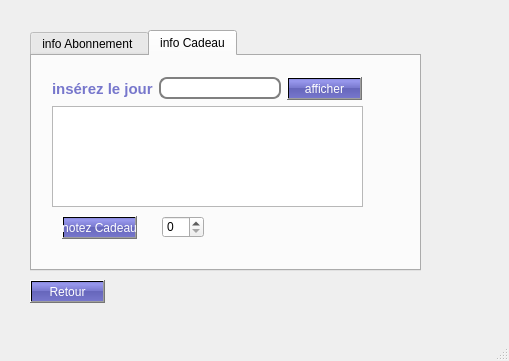
<?xml version="1.0" encoding="UTF-8"?>
<ui version="4.0">
 <class>Abonnementwindow</class>
 <widget class="QMainWindow" name="Abonnementwindow">
  <property name="geometry">
   <rect>
    <x>0</x>
    <y>0</y>
    <width>509</width>
    <height>361</height>
   </rect>
  </property>
  <property name="windowTitle">
   <string>Espace Client</string>
  </property>
  <property name="styleSheet">
   <string notr="true">#etudiantwindow {
background:  QLinearGradient(x1: 0, y1: 0, x2: 0, y2: 1, stop: 0 #eef, stop: 1 #ccf);
}

#mainFrame {
border: 3px solid gray;
border-radius: 40px;
background: QLinearGradient(x1: 0, y1: 0, x2: 0, y2: 1, stop: 0 #eef, stop: 1 #ccf);
}
QLineEdit {
padding: 1px;
border-style: solid;
border: 2px solid gray;
border-radius: 8px;
}

QPushButton {
color: white;
background-color: QLinearGradient( x1: 0, y1: 0, x2: 0, y2: 1, stop: 0 #88d, stop: 0.1 #99e, stop: 0.49 #77c, stop: 0.5 #66b, stop: 1 #77c);

}

QLabel {
color :  QLinearGradient( x1: 0, y1: 0, x2: 0, y2: 1, stop: 0 #88d, stop: 0.1 #99e, stop: 0.49 #77c, stop: 0.5 #66b, stop: 1 #77c);
font-weight: bold;
font-size: 15px;
}</string>
  </property>
  <widget class="QWidget" name="centralwidget">
   <widget class="QTabWidget" name="tabWidget">
    <property name="geometry">
     <rect>
      <x>30</x>
      <y>30</y>
      <width>391</width>
      <height>241</height>
     </rect>
    </property>
    <property name="currentIndex">
     <number>1</number>
    </property>
    <widget class="QWidget" name="widget">
     <attribute name="title">
      <string>info Abonnement </string>
     </attribute>
     <widget class="QTableView" name="tableAbonnement">
      <property name="geometry">
       <rect>
        <x>10</x>
        <y>60</y>
        <width>291</width>
        <height>91</height>
       </rect>
      </property>
     </widget>
     <widget class="QLabel" name="label">
      <property name="geometry">
       <rect>
        <x>10</x>
        <y>21</y>
        <width>171</width>
        <height>18</height>
       </rect>
      </property>
      <property name="text">
       <string>insérez id Abonnement</string>
      </property>
     </widget>
     <widget class="QLineEdit" name="lineEdit">
      <property name="geometry">
       <rect>
        <x>190</x>
        <y>20</y>
        <width>89</width>
        <height>22</height>
       </rect>
      </property>
     </widget>
     <widget class="QPushButton" name="pushButton">
      <property name="geometry">
       <rect>
        <x>290</x>
        <y>20</y>
        <width>75</width>
        <height>23</height>
       </rect>
      </property>
      <property name="text">
       <string>Afficher</string>
      </property>
     </widget>
     <widget class="QPushButton" name="ush">
      <property name="geometry">
       <rect>
        <x>50</x>
        <y>180</y>
        <width>271</width>
        <height>23</height>
       </rect>
      </property>
      <property name="text">
       <string>acheter en ligne sur Tayara.tn</string>
      </property>
     </widget>
    </widget>
    <widget class="QWidget" name="tab_2">
     <attribute name="title">
      <string>info Cadeau</string>
     </attribute>
     <widget class="QTableView" name="tableView_Cadeau2">
      <property name="geometry">
       <rect>
        <x>20</x>
        <y>50</y>
        <width>311</width>
        <height>101</height>
       </rect>
      </property>
     </widget>
     <widget class="QPushButton" name="pushButton_notezCadeau">
      <property name="geometry">
       <rect>
        <x>30</x>
        <y>160</y>
        <width>75</width>
        <height>23</height>
       </rect>
      </property>
      <property name="text">
       <string>notez Cadeau</string>
      </property>
     </widget>
     <widget class="QSpinBox" name="spinBox_note">
      <property name="geometry">
       <rect>
        <x>130</x>
        <y>160</y>
        <width>42</width>
        <height>22</height>
       </rect>
      </property>
      <property name="maximum">
       <number>5</number>
      </property>
     </widget>
     <widget class="QWidget" name="layoutWidget">
      <property name="geometry">
       <rect>
        <x>20</x>
        <y>20</y>
        <width>310</width>
        <height>25</height>
       </rect>
      </property>
      <layout class="QHBoxLayout" name="horizontalLayout_2">
       <item>
        <widget class="QLabel" name="label_2">
         <property name="text">
          <string>insérez le jour</string>
         </property>
        </widget>
       </item>
       <item>
        <widget class="QLineEdit" name="lineEdit_inserezCadeau"/>
       </item>
       <item>
        <widget class="QPushButton" name="pushButton_afficherCadeau">
         <property name="text">
          <string>afficher</string>
         </property>
        </widget>
       </item>
      </layout>
     </widget>
    </widget>
   </widget>
   <widget class="QPushButton" name="pushButton_2">
    <property name="geometry">
     <rect>
      <x>30</x>
      <y>280</y>
      <width>75</width>
      <height>23</height>
     </rect>
    </property>
    <property name="text">
     <string>Retour</string>
    </property>
   </widget>
  </widget>
  <widget class="QMenuBar" name="menubar">
   <property name="geometry">
    <rect>
     <x>0</x>
     <y>0</y>
     <width>509</width>
     <height>21</height>
    </rect>
   </property>
  </widget>
  <widget class="QStatusBar" name="statusbar"/>
 </widget>
 <tabstops>
  <tabstop>tableAbonnement</tabstop>
  <tabstop>lineEdit</tabstop>
  <tabstop>tabWidget</tabstop>
  <tabstop>pushButton</tabstop>
  <tabstop>tableView_Cadeau2</tabstop>
  <tabstop>pushButton_notezCadeau</tabstop>
  <tabstop>spinBox_note</tabstop>
  <tabstop>lineEdit_inserezCadeau</tabstop>
  <tabstop>pushButton_afficherCadeau</tabstop>
  <tabstop>pushButton_2</tabstop>
 </tabstops>
 <resources/>
 <connections/>
</ui>
